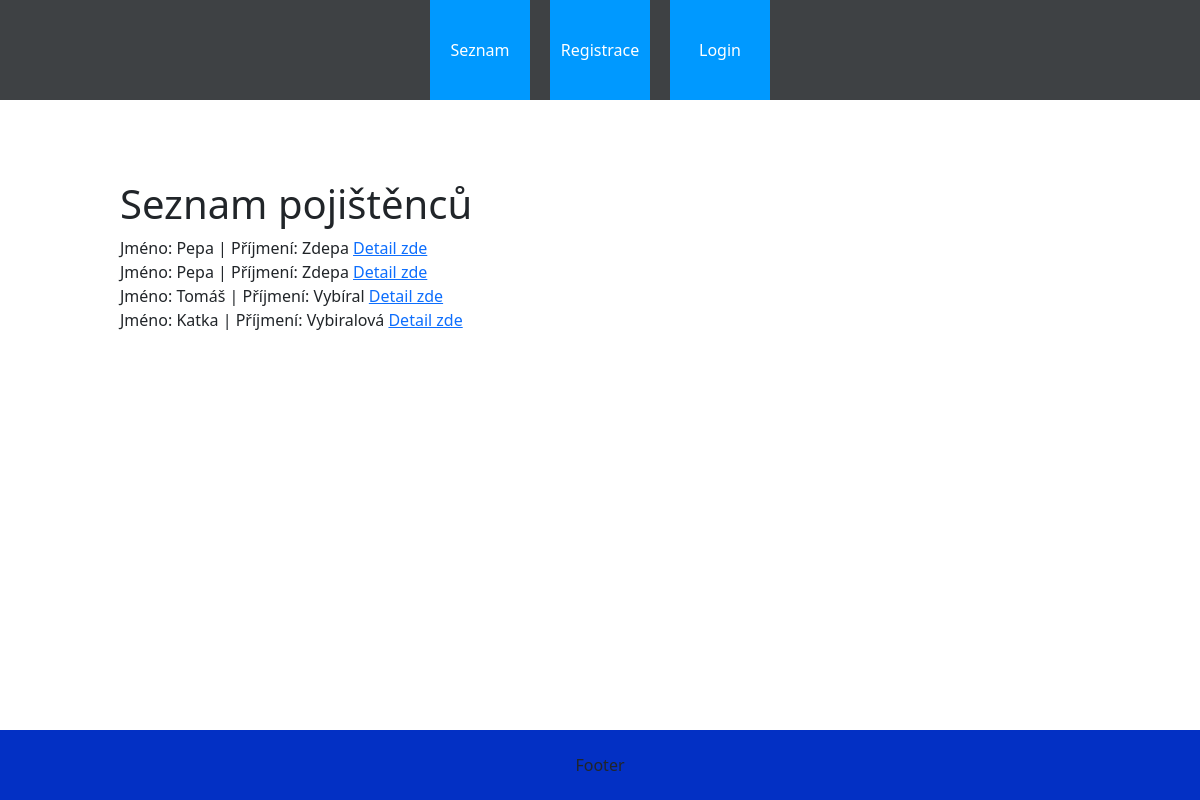
Page /pojistenci/pojistenci_index/ on the earlier database version.
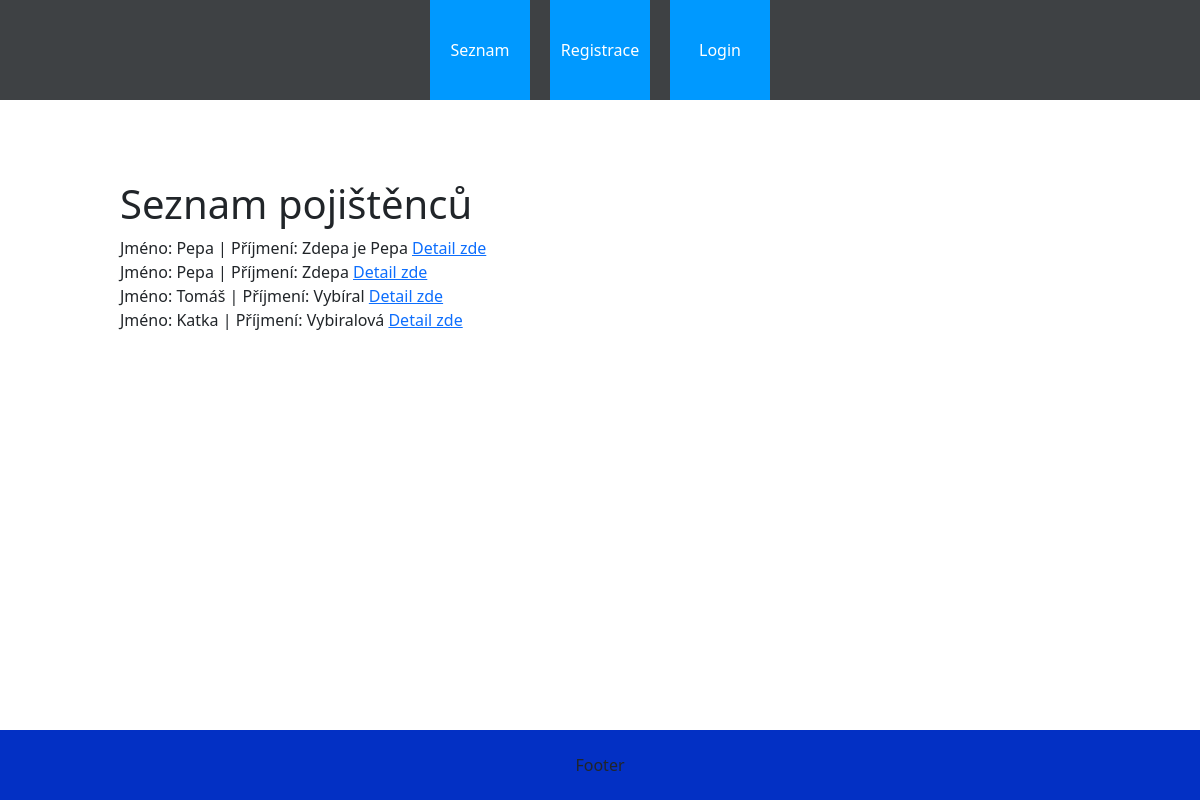
Same page on the later database version.
### pojistenci/models.py (models this page shows, shortened)
class Pojistenec(models.Model):
    jmeno = models.CharField(max_length=200)
    prijmeni = models.CharField(max_length=200)
    email = models.EmailField(max_length=200)
    telefon = models.CharField(max_length=15)
    ulice_cp = models.CharField(max_length=200)
    mesto = models.CharField(max_length=100)
    psc = models.CharField(max_length=9)
    stat = models.CharField(max_length=50)
    class Meta:
        verbose_name = 'Pojištěnec'
        verbose_name_plural = 'Pojištěnci'

### pojistenci/views.py (the view)
# urls.py: path('pojistenci_index/', views.PojistenecIndex.as_view(), name='pojistenci'),
class PojistenecIndex(generic.ListView):
    template_name = 'pojistenci/pojistenci_index.html'
    context_object_name = 'pojistenci'
    def get_queryset(self):
        return Pojistenec.objects.all().order_by('-prijmeni')

### pojistenci/templates/pojistenci/pojistenci_index.html
{% extends "base.html" %}
{% block content %}
<h1>Seznam pojištěnců</h1>
{% for pojistenec in pojistenci %}
    Jméno: {{pojistenec.jmeno}} | Příjmení: {{pojistenec.prijmeni}} <a href={% url 'pojistenec_detail' pojistenec.id %}> Detail zde </a> <br>
{% endfor %}
{% endblock %}

Differences in the rows shown:
changed Pojistenec: prijmeni "Zdepa" → "Zdepa je Pepa"
